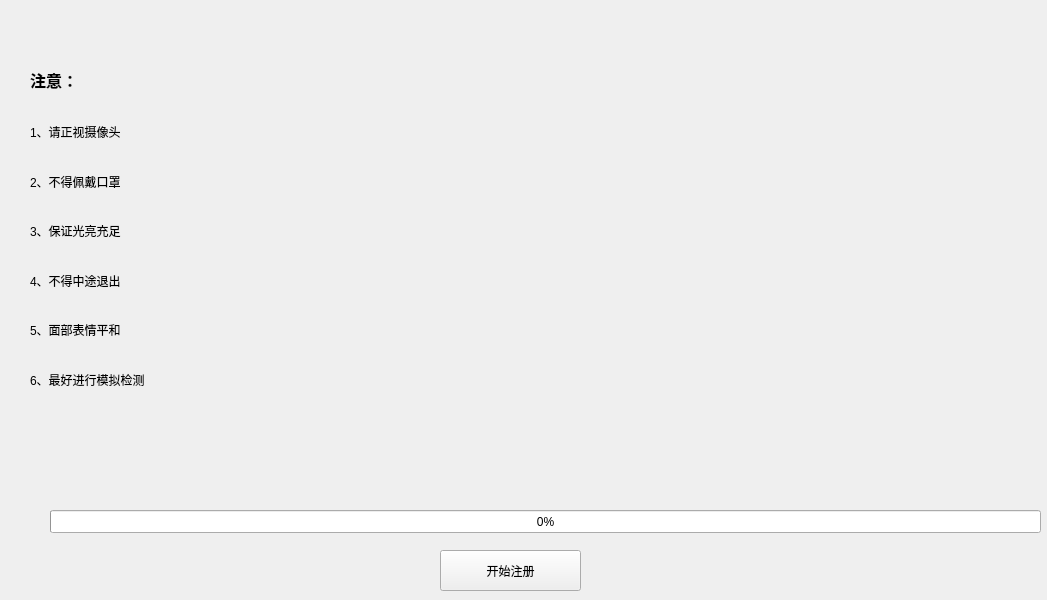
<?xml version="1.0" encoding="UTF-8"?>
<ui version="4.0">
 <class>Form</class>
 <widget class="QWidget" name="Form">
  <property name="geometry">
   <rect>
    <x>0</x>
    <y>0</y>
    <width>1047</width>
    <height>600</height>
   </rect>
  </property>
  <property name="windowTitle">
   <string>Form</string>
  </property>
  <widget class="QLabel" name="label">
   <property name="geometry">
    <rect>
     <x>230</x>
     <y>20</y>
     <width>641</width>
     <height>471</height>
    </rect>
   </property>
   <property name="text">
    <string/>
   </property>
  </widget>
  <widget class="QPushButton" name="startRegisterBtn">
   <property name="geometry">
    <rect>
     <x>440</x>
     <y>550</y>
     <width>141</width>
     <height>41</height>
    </rect>
   </property>
   <property name="text">
    <string>开始注册</string>
   </property>
  </widget>
  <widget class="QProgressBar" name="progressBar">
   <property name="geometry">
    <rect>
     <x>50</x>
     <y>510</y>
     <width>991</width>
     <height>23</height>
    </rect>
   </property>
   <property name="value">
    <number>0</number>
   </property>
  </widget>
  <widget class="QLabel" name="label_2">
   <property name="geometry">
    <rect>
     <x>30</x>
     <y>60</y>
     <width>91</width>
     <height>41</height>
    </rect>
   </property>
   <property name="text">
    <string>&lt;html&gt;&lt;head/&gt;&lt;body&gt;&lt;p&gt;&lt;span style=&quot; font-size:12pt; font-weight:600;&quot;&gt;注意：&lt;/span&gt;&lt;/p&gt;&lt;/body&gt;&lt;/html&gt;</string>
   </property>
  </widget>
  <widget class="QWidget" name="verticalLayoutWidget">
   <property name="geometry">
    <rect>
     <x>30</x>
     <y>110</y>
     <width>161</width>
     <height>291</height>
    </rect>
   </property>
   <layout class="QVBoxLayout" name="verticalLayout">
    <item>
     <widget class="QLabel" name="label_3">
      <property name="text">
       <string>1、请正视摄像头</string>
      </property>
     </widget>
    </item>
    <item>
     <widget class="QLabel" name="label_4">
      <property name="text">
       <string>2、不得佩戴口罩</string>
      </property>
     </widget>
    </item>
    <item>
     <widget class="QLabel" name="label_5">
      <property name="text">
       <string>3、保证光亮充足</string>
      </property>
     </widget>
    </item>
    <item>
     <widget class="QLabel" name="label_6">
      <property name="text">
       <string>4、不得中途退出</string>
      </property>
     </widget>
    </item>
    <item>
     <widget class="QLabel" name="label_7">
      <property name="text">
       <string>5、面部表情平和</string>
      </property>
     </widget>
    </item>
    <item>
     <widget class="QLabel" name="label_8">
      <property name="text">
       <string>6、最好进行模拟检测</string>
      </property>
     </widget>
    </item>
   </layout>
  </widget>
 </widget>
 <resources/>
 <connections/>
</ui>
